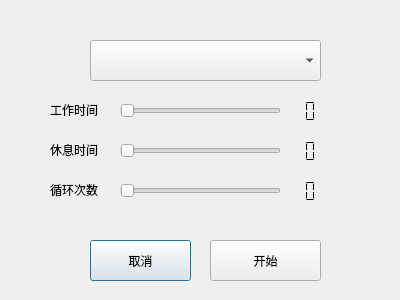
<?xml version="1.0" encoding="UTF-8"?>
<ui version="4.0">
 <class>PomodoroConfigDialog</class>
 <widget class="QDialog" name="PomodoroConfigDialog">
  <property name="geometry">
   <rect>
    <x>0</x>
    <y>0</y>
    <width>400</width>
    <height>300</height>
   </rect>
  </property>
  <property name="windowTitle">
   <string>Dialog</string>
  </property>
  <widget class="QComboBox" name="comboPreset">
   <property name="geometry">
    <rect>
     <x>90</x>
     <y>40</y>
     <width>231</width>
     <height>41</height>
    </rect>
   </property>
  </widget>
  <widget class="QPushButton" name="btnCancel">
   <property name="geometry">
    <rect>
     <x>90</x>
     <y>240</y>
     <width>101</width>
     <height>41</height>
    </rect>
   </property>
   <property name="text">
    <string>取消</string>
   </property>
  </widget>
  <widget class="QPushButton" name="btnStart">
   <property name="geometry">
    <rect>
     <x>210</x>
     <y>240</y>
     <width>111</width>
     <height>41</height>
    </rect>
   </property>
   <property name="text">
    <string>开始</string>
   </property>
  </widget>
  <widget class="QSlider" name="sliderWork">
   <property name="geometry">
    <rect>
     <x>120</x>
     <y>100</y>
     <width>161</width>
     <height>21</height>
    </rect>
   </property>
   <property name="minimum">
    <number>1</number>
   </property>
   <property name="maximum">
    <number>60</number>
   </property>
   <property name="orientation">
    <enum>Qt::Orientation::Horizontal</enum>
   </property>
  </widget>
  <widget class="QSlider" name="sliderRest">
   <property name="geometry">
    <rect>
     <x>120</x>
     <y>140</y>
     <width>161</width>
     <height>22</height>
    </rect>
   </property>
   <property name="minimum">
    <number>1</number>
   </property>
   <property name="maximum">
    <number>30</number>
   </property>
   <property name="orientation">
    <enum>Qt::Orientation::Horizontal</enum>
   </property>
  </widget>
  <widget class="QSlider" name="sliderCycles">
   <property name="geometry">
    <rect>
     <x>120</x>
     <y>180</y>
     <width>161</width>
     <height>22</height>
    </rect>
   </property>
   <property name="minimum">
    <number>1</number>
   </property>
   <property name="maximum">
    <number>10</number>
   </property>
   <property name="orientation">
    <enum>Qt::Orientation::Horizontal</enum>
   </property>
  </widget>
  <widget class="QLCDNumber" name="lcdWork">
   <property name="geometry">
    <rect>
     <x>290</x>
     <y>100</y>
     <width>31</width>
     <height>23</height>
    </rect>
   </property>
   <property name="frameShape">
    <enum>QFrame::Shape::NoFrame</enum>
   </property>
   <property name="digitCount">
    <number>2</number>
   </property>
   <property name="segmentStyle">
    <enum>QLCDNumber::SegmentStyle::Flat</enum>
   </property>
  </widget>
  <widget class="QLCDNumber" name="lcdRest">
   <property name="geometry">
    <rect>
     <x>290</x>
     <y>140</y>
     <width>31</width>
     <height>23</height>
    </rect>
   </property>
   <property name="frameShape">
    <enum>QFrame::Shape::NoFrame</enum>
   </property>
   <property name="digitCount">
    <number>2</number>
   </property>
   <property name="segmentStyle">
    <enum>QLCDNumber::SegmentStyle::Flat</enum>
   </property>
  </widget>
  <widget class="QLCDNumber" name="lcdCycles">
   <property name="geometry">
    <rect>
     <x>290</x>
     <y>180</y>
     <width>31</width>
     <height>23</height>
    </rect>
   </property>
   <property name="frameShape">
    <enum>QFrame::Shape::NoFrame</enum>
   </property>
   <property name="digitCount">
    <number>2</number>
   </property>
   <property name="segmentStyle">
    <enum>QLCDNumber::SegmentStyle::Flat</enum>
   </property>
  </widget>
  <widget class="QLabel" name="label">
   <property name="geometry">
    <rect>
     <x>50</x>
     <y>100</y>
     <width>51</width>
     <height>20</height>
    </rect>
   </property>
   <property name="text">
    <string>工作时间</string>
   </property>
  </widget>
  <widget class="QLabel" name="label_2">
   <property name="geometry">
    <rect>
     <x>50</x>
     <y>140</y>
     <width>51</width>
     <height>20</height>
    </rect>
   </property>
   <property name="text">
    <string>休息时间</string>
   </property>
  </widget>
  <widget class="QLabel" name="label_3">
   <property name="geometry">
    <rect>
     <x>50</x>
     <y>180</y>
     <width>51</width>
     <height>20</height>
    </rect>
   </property>
   <property name="text">
    <string>循环次数</string>
   </property>
  </widget>
 </widget>
 <resources/>
 <connections/>
</ui>
